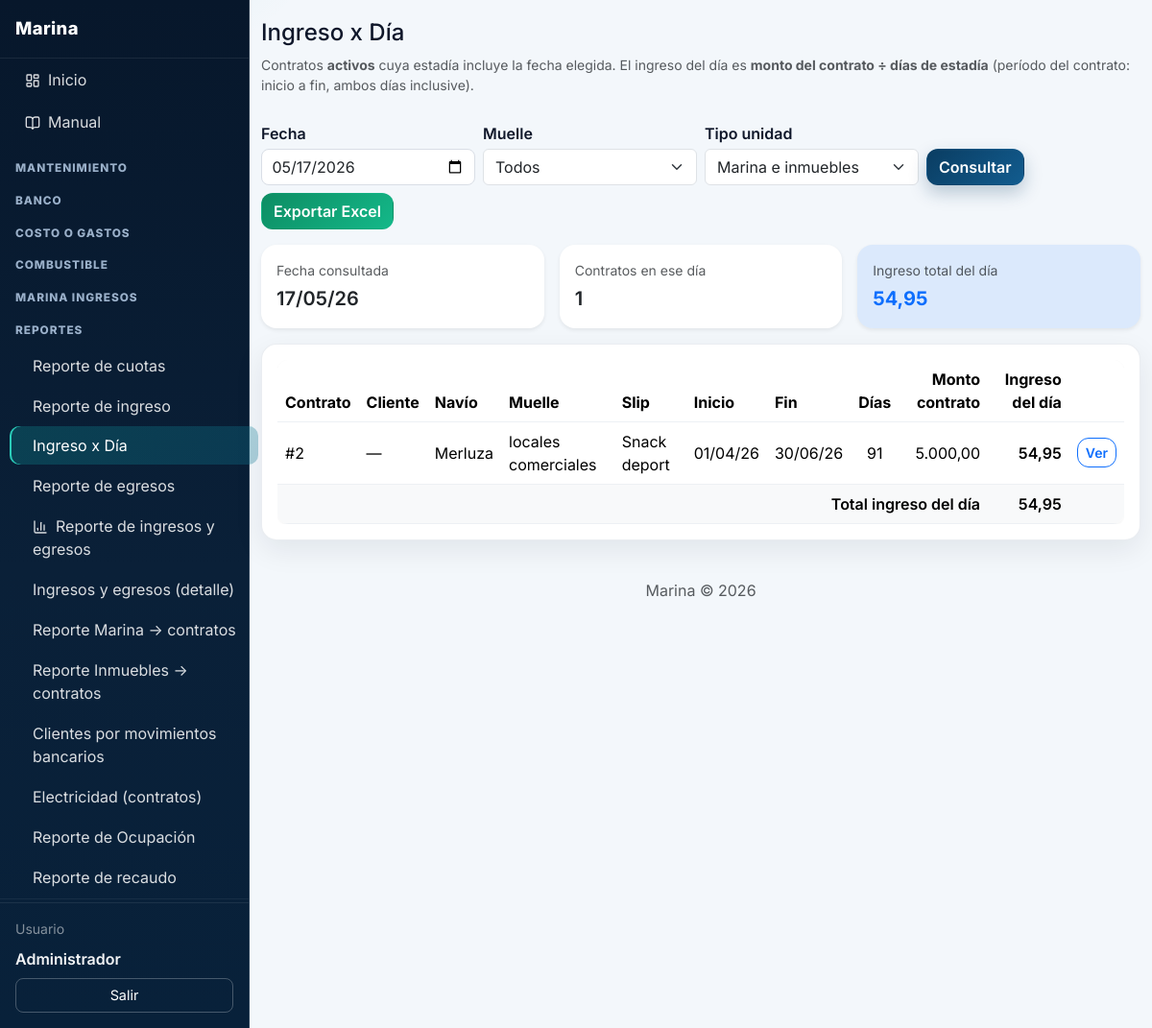
The app's page /index.php?p=reporte-ingreso-dia (signed in) with its own data.
### tables this page shows
CREATE TABLE contratos (
  id INT UNSIGNED AUTO_INCREMENT PRIMARY KEY,
  cliente_id INT UNSIGNED NOT NULL,
  cuenta_id INT UNSIGNED NOT NULL COMMENT 'Cuenta de la marina donde se acreditan los pagos',
  muelle_id INT UNSIGNED NULL,
  slip_id INT UNSIGNED NULL,
  grupo_id INT UNSIGNED NULL,
  inmueble_id INT UNSIGNED NULL,
  fecha_inicio DATE NOT NULL,
  fecha_fin DATE NOT NULL,
  monto_total DECIMAL(12,2) NOT NULL,
  observaciones TEXT NULL,
  numero_recibo VARCHAR(100) NULL COMMENT 'Número de recibo emitido al cliente',
  activo TINYINT(1) NOT NULL DEFAULT 1,
  estado VARCHAR(20) NOT NULL DEFAULT 'activo' COMMENT 'activo|terminado',
  created_at DATETIME NOT NULL DEFAULT CURRENT_TIMESTAMP,
  updated_at DATETIME NOT NULL DEFAULT CURRENT_TIMESTAMP ON UPDATE CURRENT_TIMESTAMP,
  created_by INT UNSIGNED NULL,
  updated_by INT UNSIGNED NULL,
  FOREIGN KEY (cliente_id) REFERENCES clientes(id) ON DELETE RESTRICT,
  FOREIGN KEY (cuenta_id) REFERENCES cuentas(id) ON DELETE RESTRICT,
  FOREIGN KEY (muelle_id) REFERENCES muelles(id) ON DELETE RESTRICT,
  FOREIGN KEY (slip_id) REFERENCES slips(id) ON DELETE RESTRICT,
  FOREIGN KEY (grupo_id) REFERENCES grupos(id) ON DELETE RESTRICT,
  FOREIGN KEY (inmueble_id) REFERENCES inmuebles(id) ON DELETE RESTRICT,
  FOREIGN KEY (created_by) REFERENCES usuarios(id),
  FOREIGN KEY (updated_by) REFERENCES usuarios(id)
);

CREATE TABLE clientes (
  id INT UNSIGNED AUTO_INCREMENT PRIMARY KEY,
  nombre VARCHAR(150) NOT NULL,
  documento VARCHAR(50) NULL,
  telefono VARCHAR(50) NULL,
  email VARCHAR(100) NULL,
  direccion TEXT NULL,
  dueno_capitan VARCHAR(150) NULL COMMENT 'Dueño / Capitán',
  created_at DATETIME NOT NULL DEFAULT CURRENT_TIMESTAMP,
  updated_at DATETIME NOT NULL DEFAULT CURRENT_TIMESTAMP ON UPDATE CURRENT_TIMESTAMP,
  created_by INT UNSIGNED NULL,
  updated_by INT UNSIGNED NULL,
  FOREIGN KEY (created_by) REFERENCES usuarios(id),
  FOREIGN KEY (updated_by) REFERENCES usuarios(id)
);

CREATE TABLE grupos (
  id INT UNSIGNED AUTO_INCREMENT PRIMARY KEY,
  nombre VARCHAR(120) NOT NULL,
  created_at DATETIME NOT NULL DEFAULT CURRENT_TIMESTAMP,
  updated_at DATETIME NOT NULL DEFAULT CURRENT_TIMESTAMP ON UPDATE CURRENT_TIMESTAMP,
  created_by INT UNSIGNED NULL,
  updated_by INT UNSIGNED NULL,
  FOREIGN KEY (created_by) REFERENCES usuarios(id),
  FOREIGN KEY (updated_by) REFERENCES usuarios(id)
);

CREATE TABLE inmuebles (
  id INT UNSIGNED AUTO_INCREMENT PRIMARY KEY,
  grupo_id INT UNSIGNED NOT NULL,
  nombre VARCHAR(120) NOT NULL,
  created_at DATETIME NOT NULL DEFAULT CURRENT_TIMESTAMP,
  updated_at DATETIME NOT NULL DEFAULT CURRENT_TIMESTAMP ON UPDATE CURRENT_TIMESTAMP,
  created_by INT UNSIGNED NULL,
  updated_by INT UNSIGNED NULL,
  FOREIGN KEY (grupo_id) REFERENCES grupos(id) ON DELETE RESTRICT,
  FOREIGN KEY (created_by) REFERENCES usuarios(id),
  FOREIGN KEY (updated_by) REFERENCES usuarios(id),
  UNIQUE KEY uk_inmueble_grupo (grupo_id, nombre)
);

### index.php (called while the page is built, shortened)
<?php
require_once __DIR__ . '/includes/funciones.php';
$p = trim($_GET['p'] ?? 'dashboard');
$p = preg_replace('/[^a-z0-9_-]/', '', $p) ?: 'dashboard';
$pagina = __DIR__ . '/pages/' . $p . '.php';
require $pagina;

### includes/funciones.php (called while the page is built, shortened)
<?php
function e(string $s): string {
    return htmlspecialchars($s, ENT_QUOTES, 'UTF-8');
}
function fechaFormato(?string $fecha, string $formato = MARINA_FMT_FECHA_PANTALLA): string {
    $t = strtotime($fecha);
    return $t ? date($formato, $t) : $fecha;
}
function dinero(float $n): string {
    return number_format($n, 2, ',', '.');
}
function marina_contrato_dias_estadia(string $fechaInicio, string $fechaFin): int
{
    try {
        $d1 = new DateTime($fechaInicio);
        $d2 = new DateTime($fechaFin);
    } catch (Exception $e) {
        return 0;
    }
    return (int) $d1->diff($d2)->days + 1;
}
function obtener(string $key, $default = '') {
    return $_GET[$key] ?? $_POST[$key] ?? $default;
}

### pages/reporte-ingreso-dia.php (the view, shortened to what this page needs)
<?php
$pdo = getDb();
$fecha = trim(obtener('fecha', date('Y-m-d')));
$tipoUnidad = trim(obtener('tipo_unidad', ''));
$tipoUnidad = in_array($tipoUnidad, ['', 'slip', 'inmueble'], true) ? $tipoUnidad : '';
$sql = "
    SELECT co.id,
           co.fecha_inicio,
           co.fecha_fin,
           co.monto_total,
           cl.nombre AS navio,
           NULLIF(TRIM(cl.dueno_capitan), '') AS cliente_nombre,
           mu.nombre AS muelle_nombre,
           sl.nombre AS slip_nombre,
           g.nombre AS grupo_nombre,
           i.nombre AS inmueble_nombre
    FROM contratos co
    JOIN clientes cl ON cl.id = co.cliente_id
    LEFT JOIN muelles mu ON mu.id = co.muelle_id
    LEFT JOIN slips sl ON sl.id = co.slip_id
    LEFT JOIN grupos g ON g.id = co.grupo_id
    LEFT JOIN inmuebles i ON i.id = co.inmueble_id
    WHERE COALESCE(co.estado, 'activo') = 'activo'
      AND co.fecha_inicio <= ?
      AND co.fecha_fin >= ?
";
$params = [$fecha, $fecha];
$sql .= ' ORDER BY mu.nombre, sl.nombre, g.nombre, i.nombre, co.id';
$st = $pdo->prepare($sql);
$st->execute($params);
$filasRaw = $st->fetchAll(PDO::FETCH_ASSOC);
$filas = [];
$totalDia = 0.0;
foreach ($filasRaw as $r) {
    $dias = marina_contrato_dias_estadia((string) $r['fecha_inicio'], (string) $r['fecha_fin']);
    $montoTotal = (float) ($r['monto_total'] ?? 0);
    $montoDia = $dias > 0 ? round($montoTotal / $dias, 2) : 0.0;
    $muelle = (string) ($r['muelle_nombre'] ?? '');
    $slip = (string) ($r['slip_nombre'] ?? '');
    if ($muelle === '' && !empty($r['grupo_nombre'])) {
        $muelle = (string) $r['grupo_nombre'];
    }
    if ($slip === '' && !empty($r['inmueble_nombre'])) {
        $slip = (string) $r['inmueble_nombre'];
    }
    $filas[] = [
        'id' => (int) $r['id'],
        'cliente' => (string) ($r['cliente_nombre'] ?? '') !== '' ? (string) $r['cliente_nombre'] : '—',
        'navio' => (string) ($r['navio'] ?? ''),
        'muelle' => $muelle !== '' ? $muelle : '—',
        'slip' => $slip !== '' ? $slip : '—',
        'fecha_inicio' => $r['fecha_inicio'],
        'fecha_fin' => $r['fecha_fin'],
        'dias_estadia' => $dias,
        'monto_total' => $montoTotal,
        'monto_dia' => $montoDia,
    ];
    $totalDia += $montoDia;
}
$totalDia = round($totalDia, 2);
require_once __DIR__ . '/../includes/layout.php';
?>
<h1 class="h4 mb-2">Ingreso x Día</h1>
<p class="text-muted small mb-3">
    Contratos <strong>activos</strong> cuya estadía incluye la fecha elegida.
    El ingreso del día es <strong>monto del contrato ÷ días de estadía</strong> (período del contrato: inicio a fin, ambos días inclusive).
</p>
<form method="get" class="toolbar mb-3">
    <div class="row g-2 align-items-end">
        <div class="col-12 col-md-3">
            <label class="form-label mb-1">Fecha</label>
            <input type="date" class="form-control" name="fecha" value="<?= e($fecha) ?>" required>
        </div>
        <div class="col-12 col-md-3">
            <label class="form-label mb-1">Muelle</label>
            <select class="form-select" name="muelle_id">
                <option value="0">Todos</option>
            </select>
        </div>
        <div class="col-12 col-md-3">
            <label class="form-label mb-1">Tipo unidad</label>
            <select class="form-select" name="tipo_unidad">
                <option value="" <?= $tipoUnidad === '' ? 'selected' : '' ?>>Marina e inmuebles</option>
            </select>
        </div>
        <div class="col-12 col-md-auto">
            <button type="submit" class="btn btn-primary">Consultar</button>
        </div>
        <div class="col-12 col-md-auto">
            <button type="submit" class="btn btn-success" name="export" value="excel">Exportar Excel</button>
        </div>
    </div>
</form>
<div class="row g-3 mb-3">
    <div class="col-12 col-md-4">
        <div class="card p-3 border-0 shadow-sm">
            <div class="text-muted small mb-1">Fecha consultada</div>
            <div class="fs-5 fw-semibold"><?= fechaFormato($fecha) ?></div>
        </div>
    </div>
    <div class="col-12 col-md-4">
        <div class="card p-3 border-0 shadow-sm">
            <div class="text-muted small mb-1">Contratos en ese día</div>
            <div class="fs-5 fw-semibold"><?= count($filas) ?></div>
        </div>
    </div>
    <div class="col-12 col-md-4">
        <div class="card p-3 border-0 shadow-sm bg-primary bg-opacity-10">
            <div class="text-muted small mb-1">Ingreso total del día</div>
            <div class="fs-5 fw-bold text-primary"><?= dinero($totalDia) ?></div>
        </div>
    </div>
</div>
<div class="card p-3">
    <div class="table-responsive">
        <table class="table table-hover align-middle mb-0">
            <thead>
                <tr>
                    <th>Contrato</th>
                    <th>Cliente</th>
                    <th>Navío</th>
                    <th>Muelle</th>
                    <th>Slip</th>
                    <th>Inicio</th>
                    <th>Fin</th>
                    <th class="text-center">Días</th>
                    <th class="text-end">Monto contrato</th>
                    <th class="text-end">Ingreso del día</th>
                    <th></th>
                </tr>
            </thead>
            <tbody>
            <?php foreach ($filas as $r): ?>
                <tr>
                    <td>#<?= (int) $r['id'] ?></td>
                    <td><?= e($r['cliente']) ?></td>
                    <td><?= e($r['navio']) ?></td>
                    <td><?= e($r['muelle']) ?></td>
                    <td><?= e($r['slip']) ?></td>
                    <td><?= fechaFormato($r['fecha_inicio']) ?></td>
                    <td><?= fechaFormato($r['fecha_fin']) ?></td>
                    <td class="text-center"><?= (int) $r['dias_estadia'] ?></td>
                    <td class="text-end"><?= dinero((float) $r['monto_total']) ?></td>
                    <td class="text-end fw-semibold"><?= dinero((float) $r['monto_dia']) ?></td>
                    <td>
                        <a class="btn btn-sm btn-outline-primary" href="<?= MARINA_URL ?>/index.php?p=contratos&amp;accion=editar&amp;id=<?= (int) $r['id'] ?>">Ver</a>
                    </td>
                </tr>
            <?php endforeach; ?>
            <?php if ($filas === []): ?>
                <tr>
                    <td colspan="11" class="text-muted">No hay contratos activos vigentes en esta fecha con los filtros aplicados.</td>
                </tr>
            <?php else: ?>
                <tr class="table-light fw-semibold">
                    <td colspan="9" class="text-end">Total ingreso del día</td>
                    <td class="text-end"><?= dinero($totalDia) ?></td>
                    <td></td>
                </tr>
            <?php endif; ?>
            </tbody>
        </table>
    </div>
</div>
<?php require_once __DIR__ . '/../includes/footer.php'; ?>

### assets/css/estilos.css (style rules this page uses)
body { font-family: system-ui, -apple-system, Segoe UI, Roboto, Arial, sans-serif; background: #f4f6f9; }
.toolbar { margin-bottom: 1rem; }
table { background: #fff; border-radius: .75rem; overflow: hidden; box-shadow: 0 1px 3px rgba(0, 0, 0, 0.06); }
th, td { padding: .75rem 1rem; border-bottom: 1px solid #edf0f4; }
th { background: #f8fafc; font-weight: 700; }
form label { display: block; margin-top: .75rem; margin-bottom: .25rem; font-weight: 600; }
form input[type="text"], form input[type="email"], form input[type="password"], form input[type="number"], form input[type="date"], form select, form textarea { width: 100%; max-width: 500px; padding: .375rem .65rem; border: 1px solid #d9dee6; border-radius: .5rem; font-size: 1rem; background: #fff; }
form input[type="text"], form input[type="email"], form input[type="password"], form input[type="number"], form input[type="date"], form select { height: auto; min-height: 0; }
:root { --bg-main: #f3f7fb; --surface: #ffffff; --surface-soft: #f8fbff; --text-main: #0f172a; --text-soft: #64748b; --brand-1: #0a3d62; --brand-2: #0ea5a6; --ok: #0f9f64; --danger: #d14343; --radius-lg: 16px; --radius-md: 12px; --shadow-soft: 0 10px 30px rgba(15, 23, 42, 0.08); }
body { font-family: "Inter", system-ui, -apple-system, Segoe UI, Roboto, Arial, sans-serif; color: var(--text-main); background: radial-gradient(1200px 600px at -10% -10%, rgba(14, 165, 166, 0.16), transparent 40%), radial-gradient(900px 500px at 120% -20%, rgba(10, 61, 98, 0.2), transparent 35%), var(--bg-main); }
.card { border: 1px solid rgba(148, 163, 184, 0.2); border-radius: var(--radius-lg); box-shadow: var(--shadow-soft); }
.btn { border-radius: 12px; font-weight: 600; transition: transform .16s ease, box-shadow .16s ease, opacity .16s ease; }
.btn-primary { background: linear-gradient(135deg, var(--brand-1), #125c8f); border-color: transparent; box-shadow: 0 8px 18px rgba(10, 61, 98, .25); }
.btn-success { background: linear-gradient(135deg, #0d8d63, #14b889); border-color: transparent; }

### records on screen
contratos: id "2", cliente "—", cliente.nombre "Merluza", grupo.nombre "locales comerciales", inmueble.nombre "Snack deport", fecha_inicio "01/04/26", fecha_fin "30/06/26", dias_estadia "91", monto_total "5.000,00", monto_dia "54,95"

### other values on screen
$nombre_usuario "Administrador"
fechaFormato($fecha) "17/05/26"
count($filas) "1"
dinero($totalDia) "54,95"
